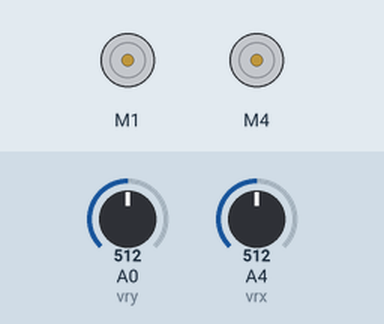
The sketch below on a simulated Arduino Uno, built with avr-gcc and run on an emulated ATmega328P. On the bench: 2 × DC motor (green arrow = forward, orange = backward, longer = faster). The test bench sets the inputs (shaded band); at power-on: A0 (vry) = 512, A4 (vrx) = 512.

Above: at 1.2 s.
1.3 s: A0 (vry) set to 679
2.8 s: A0 (vry) set to 698
At 3.1 s:
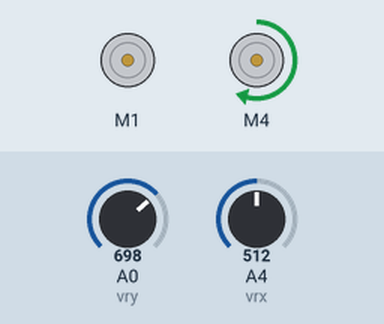
4.3 s: A4 (vrx) set to 677
5.8 s: A4 (vrx) set to 703
At 6.6 s:
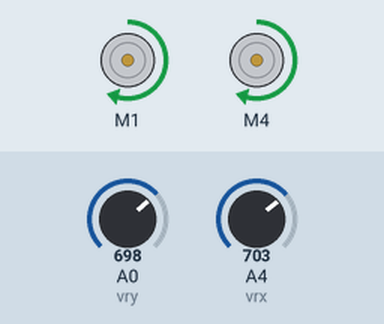
7.3 s: A4 (vrx) set to 100
At 7.7 s:
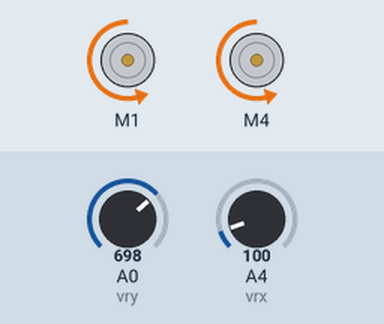
8.8 s: A4 (vrx) set to 120
At 10.1 s:
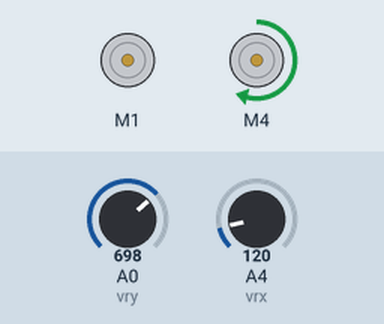
Timing chart, 0 to 11.3 s (numbered marks = the images above; inputs shaded):
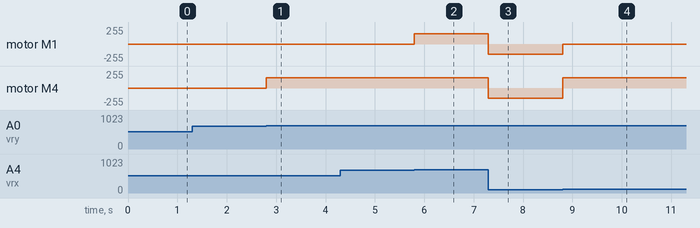

Measured:
- the behaviour switches between 690 and 691 on A0 (vry) (found by bisection; images 0 and 1)
- the behaviour switches between 690 and 691 on A4 (vrx) (found by bisection; images 1 and 2)
- the behaviour switches between 109 and 110 on A4 (vrx) (found by bisection; images 3 and 4)
- after the input at 1.3 s, every drawn part: stays the same
- after the input at 2.8 s, motor M4: stopped → forward 153/255 at once
- after the input at 4.3 s, every drawn part: stays the same
- after the input at 5.8 s, motor M1: stopped → forward 153/255 at once
- after the input at 7.3 s, motor M1, motor M4: forward 153/255 → backward 153/255 at once
- after the input at 8.8 s, motor M1: backward 153/255 → stopped at once; motor M4: backward 153/255 → forward 153/255 at once

The sketch:

carro_controlado_joystick.ino
```cpp
/*
   CARRO CONTROLADO POR JOYSTICK

   Autores(as): Hemerson Rafael e Maria Luiza  Data: junho de 2017

*/

//Bibliotecas
#include <AFMotor.h>


// Seleção dos Motores
AF_DCMotor motor1(1); //Seleção do Motor 1
AF_DCMotor motor4(4); //Seleção do Motor 4

//Variáveis Globais
unsigned char velocidade = 0x00; //Armazena a velocidade do motor1 (8 bits)
int vrx = A4, vry = A0, x,y;
//Declarações das Funções
  void drive();
  void parking();
  void left();
  void rigth();

//Configurações Iniciais
void setup(){

   //A biblioteca se encarrega de setar entradas e saídas!
  Serial.begin(9600);
} //end setup


// Loop Infinito
void loop(){

  // leitura de sinal do joystick
  x = analogRead(vrx);
  y = analogRead(vry);

  // Compara as leituras e de acordo com os valores realizar os movimentos do carro por meio das funções
  if( x >= 110 && x <= 690 && y >= 110 && y <= 690){
        stopcar();
  }

  else if( x > 690 ){
        drive();
  }

  else if( x < 110 ){
        parking();
  }

   else if( y > 690 ){
        rigth();
  }

  else if( y < 110 ){
        left();
  }


} //end loop

//Funnção para mover o carro para frente
void drive(){

  unsigned char velocidade = 0x99;      //Velocidade recebe o valor máximo
  motor1.setSpeed(velocidade);          //Seleciona velocidade atual
  motor1.run(FORWARD);                  //Movimenta motor no sentido horário
  motor4.setSpeed(velocidade);          //Seleciona velocidade atual
  motor4.run(FORWARD);                  //Movimenta motor no sentido horário


}

//Funnção para mover o carro para trás
void parking(){

  unsigned char velocidade1 = 0x99;     //Velocidade recebe o valor máximo
  motor1.setSpeed(velocidade1);         //Seleciona velocidade atual
  motor1.run(BACKWARD);                 //Movimenta motor no sentido anti-horário
  motor4.setSpeed(velocidade1);         //Seleciona velocidade atual
  motor4.run(BACKWARD);                 //Movimenta motor no sentido anti-horário

}

//Funnção para mover o carro para esquerda
void left(){

  unsigned char velocidade1 = 0x99;     //Velocidade recebe o valor máximo
  motor1.setSpeed(velocidade1);         //Seleciona velocidade atual
  motor1.run(FORWARD);                  //Movimenta motor no sentido horário
  unsigned char velocidade2 = 0x00;     //Velocidade recebe o valor mínimo
  motor4.setSpeed(velocidade2);         //Seleciona velocidade atual
  motor4.run(RELEASE);                  //Motor parado

}

 //Funnção para mover o carro para direita
void rigth(){

  unsigned char velocidade1 = 0x99;     //Velocidade recebe o valor máximo
  motor4.setSpeed(velocidade1);         //Seleciona velocidade atual
  motor4.run(FORWARD);                  //Movimenta motor no sentido horário
  unsigned char  velocidade2 = 0x00;    //Velocidade recebe o valor mínimo
  motor1.setSpeed(velocidade2);         //Seleciona velocidade atual
  motor1.run(RELEASE);                  //Motor parado

}

//Funnção para parar
void stopcar(){

  unsigned char  velocidade = 0x00;     //Velocidade recebe o valor mínimo
  motor1.setSpeed(velocidade);          //Seleciona velocidade atual
  motor1.run(RELEASE);                  //Motor parado
  motor4.setSpeed(velocidade);          //Seleciona velocidade atual
  motor4.run(RELEASE);                  //Motor parado

}
```
